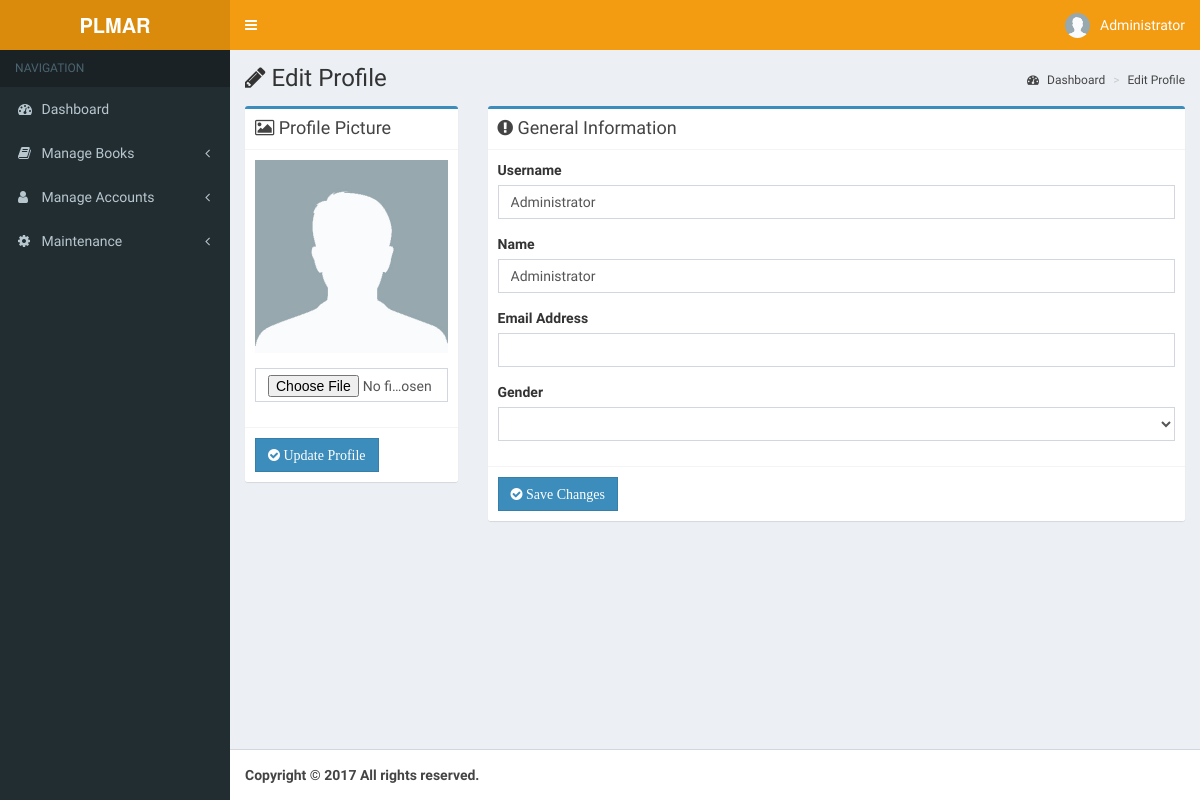
The app's page /pages/admin/profile.php (signed in), older data.
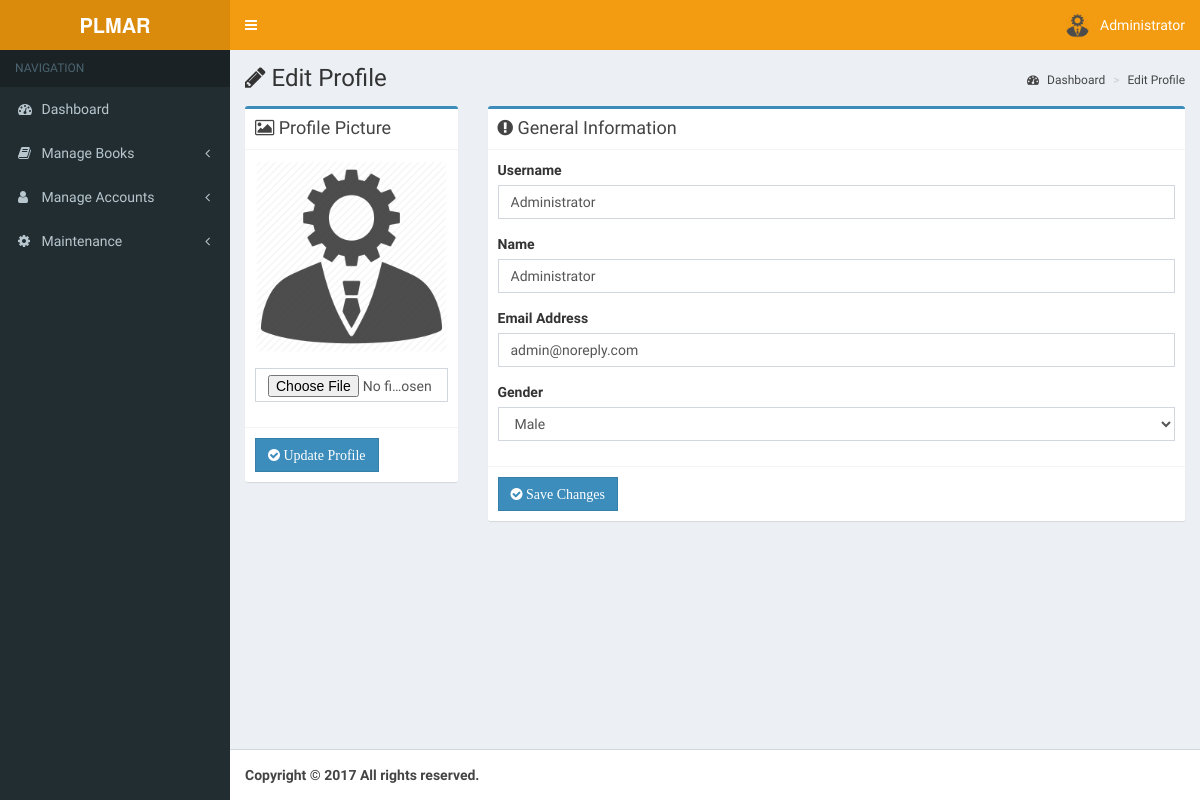
The same page, newer data.
### tables this page shows
CREATE TABLE `pl_account_tbl` (
  `id` int(11) NOT NULL,
  `image` varchar(255) NOT NULL,
  `student_id` varchar(255) NOT NULL,
  `name` varchar(255) NOT NULL,
  `email` varchar(255) NOT NULL,
  `gender` varchar(255) NOT NULL,
  `username` varchar(255) NOT NULL,
  `password` varchar(255) NOT NULL,
  `role` varchar(255) NOT NULL,
  `date` timestamp NOT NULL DEFAULT CURRENT_TIMESTAMP ON UPDATE CURRENT_TIMESTAMP
);

### pages/admin/profile.php (the view, shortened to what the changed rows need)
<?php
include '../../functions/functions.php';
$query = $db->query("SELECT * FROM pl_account_tbl WHERE id = ".$_SESSION['admin']);
$row = $query->fetch_object();
$name = $row->name;
$image = $row->image;
$email = $row->email;
$username = $row->username;
$gender = $row->gender;
?>
<!DOCTYPE html>
<html>
<head>
  <link rel="stylesheet" href="../../bootstrap/css/bootstrap.min.css">
  <link rel="stylesheet" href="https://cdnjs.cloudflare.com/ajax/libs/font-awesome/4.5.0/css/font-awesome.min.css">
  <link rel="stylesheet" href="https://cdnjs.cloudflare.com/ajax/libs/ionicons/2.0.1/css/ionicons.min.css">
  <link rel="stylesheet" href="../../dist/css/AdminLTE.min.css">
  <link rel="stylesheet" href="../../plugins/select2/select2.min.css">
  <link rel="stylesheet" href="../../dist/css/skins/skin-yellow.min.css">
  <link rel="stylesheet" type="text/css" href="../../dist/sweetalert/dist/sweetalert.css">
  <link rel="stylesheet" type="text/css" href="../../dist/sweetalert/themes/twitter/twitter.css">
</head>
<body class="hold-transition skin-yellow sidebar-mini">
<div class="wrapper">
  <header class="main-header">
    <nav class="navbar navbar-static-top" role="navigation">
      <div class="navbar-custom-menu">
        <ul class="nav navbar-nav">
          <li class="dropdown user user-menu">
            <a href="#" class="dropdown-toggle" data-toggle="dropdown">
              <img src="../../<?php echo $image?>" class="user-image" alt="User Image">
              <span class="hidden-xs"><?php echo$name?></span>
            </a>
          </li>
        </ul>
      </div>
    </nav>
  </header>
  <div class="content-wrapper">
    <section class="content-header">
      <h1><i class="fa fa-pencil"></i> Edit Profile</h1>
    </section>
    <section class="content">
    <div class="row">
        <div class="col-md-3 col-xs-12">
          <div class="box box-primary">
            <form role="form" method="POST" enctype="multipart/form-data" data-parsley-validate>
              <div class="box-body">
                <div class="form-group">
                  <img class="img-responsive" style="width:100%" src="../../<?php echo$image?>">
                </div>
              </div>
            </form>
          </div>
          </div>
           <div class="col-md-9 col-xs-12">
          <div class="box box-primary">
            <form role="form" method="POST" data-parsley-validate>
              <div class="box-body">
                <div class="form-group">
                  <label for="StudentID">Username</label>
                  <input type="text" class="form-control"  name="username" value="<?php echo$username?>" required>
                </div>
                <div class="form-group">
                  <label for="Name">Name</label>
                  <input type="text" class="form-control"  name="name" value="<?php echo$name?>" required>
                </div>
                <div class="form-group">
                  <label for="exampleInputEmail1">Email Address</label>
                  <input type="email" class="form-control" name="email" value="<?php echo$email?>" required>
                </div>
                <div class="form-group">
                  <label for="Gender">Gender</label>
                  <select name="gender" class="form-control" style="width: 100%" required>
                  <option value="<?php echo$gender?>" selected="selected"><?php echo$gender?></option>
                  <option value="Male">Male</option>
                  </select>
                </div>
              </div>
            </form>
          </div>
          </div>
    </div>
    </section>
  </div>
</div>
</body>
</html>

Row changes from the older to the newer data that the page shows:
changed pl_account_tbl "Administrator": image: a different picture; email (not shown) → "admin@noreply.com"; gender (not shown) → "Male"
